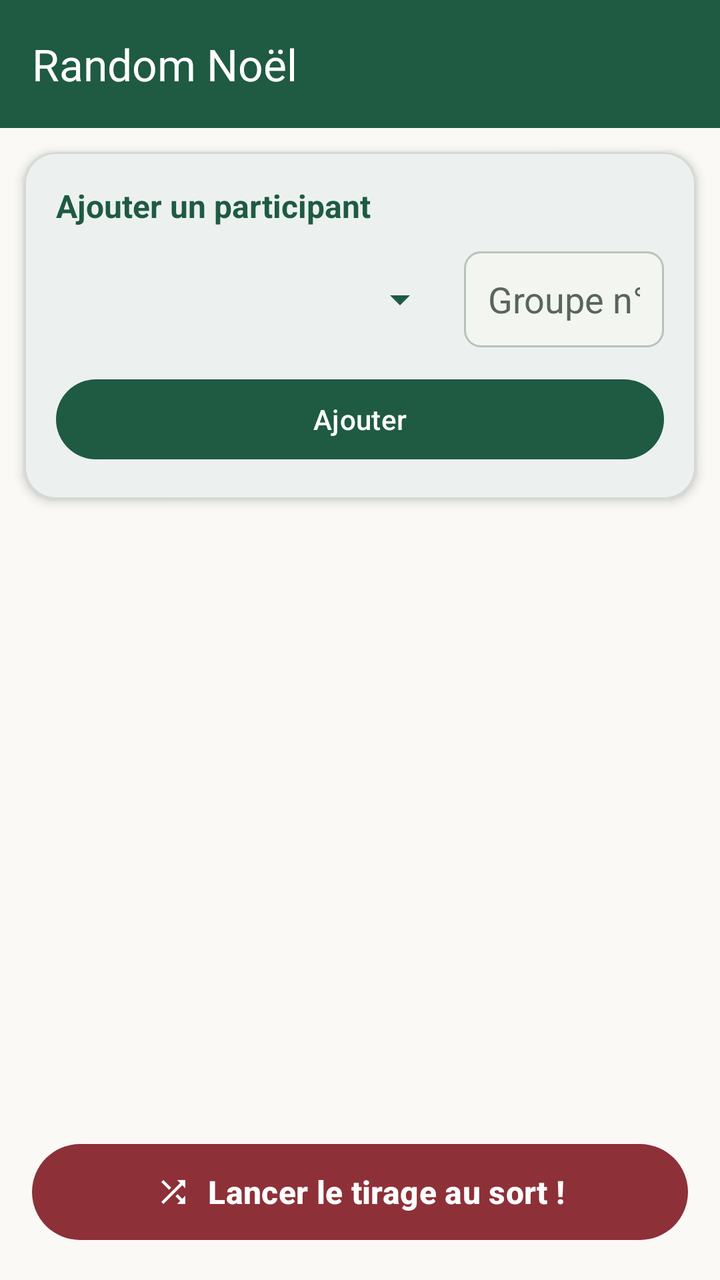
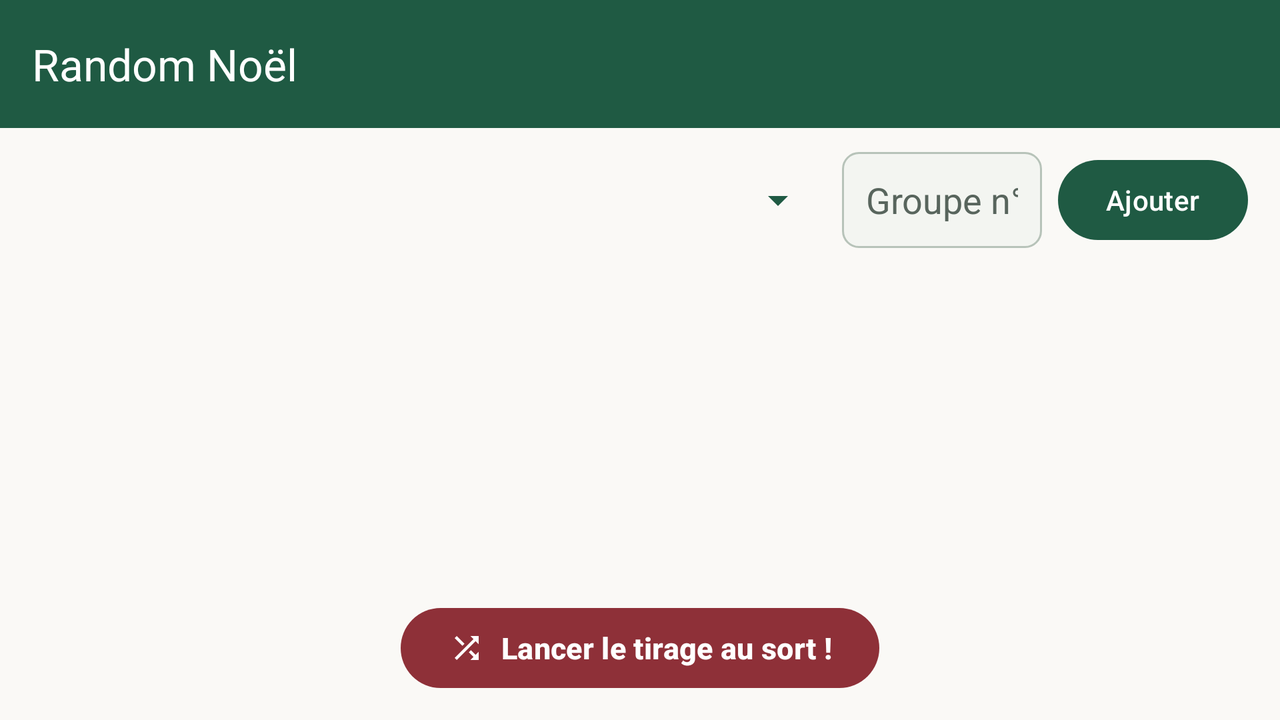

One screen, two layout resources from the same app: the default and the repository's alternative for another configuration. Each is rendered where Android would select it; the XML of both is given below.
<!-- AndroidManifest.xml: application theme AppTheme -->
<!-- res/layout/activity_main.xml -->
<?xml version="1.0" encoding="utf-8"?>
<androidx.drawerlayout.widget.DrawerLayout xmlns:android="http://schemas.android.com/apk/res/android"
    xmlns:app="http://schemas.android.com/apk/res-auto"
    xmlns:tools="http://schemas.android.com/tools"
    android:id="@+id/drawer_layout"
    android:layout_width="match_parent"
    android:layout_height="match_parent"
    android:fitsSystemWindows="true"
    tools:openDrawer="start">

    <androidx.constraintlayout.widget.ConstraintLayout
        android:layout_width="match_parent"
        android:layout_height="match_parent"
        android:background="?android:attr/colorBackground">

        <com.google.android.material.appbar.MaterialToolbar
            android:id="@+id/toolbar"
            android:layout_width="0dp"
            android:layout_height="wrap_content"
            android:background="?attr/colorPrimary"
            android:elevation="4dp"
            android:minHeight="?attr/actionBarSize"
            app:titleTextColor="@android:color/white"
            app:title="@string/app_name"
            app:layout_constraintEnd_toEndOf="parent"
            app:layout_constraintStart_toStartOf="parent"
            app:layout_constraintTop_toTopOf="parent" />

        
        <com.google.android.material.card.MaterialCardView
            android:id="@+id/cardInput"
            android:layout_width="0dp"
            android:layout_height="wrap_content"
            android:layout_margin="12dp"
            app:cardCornerRadius="16dp"
            app:cardElevation="3dp"
            app:strokeWidth="1dp"
            app:strokeColor="@color/card_stroke"
            app:cardBackgroundColor="@color/card_background"
            app:layout_constraintEnd_toEndOf="parent"
            app:layout_constraintStart_toStartOf="parent"
            app:layout_constraintTop_toBottomOf="@+id/toolbar">

            <androidx.constraintlayout.widget.ConstraintLayout
                android:layout_width="match_parent"
                android:layout_height="wrap_content"
                android:padding="16dp">

                <TextView
                    android:id="@+id/titleInput"
                    android:layout_width="wrap_content"
                    android:layout_height="wrap_content"
                    android:text="@string/add_participant_title"
                    android:textColor="?attr/colorPrimary"
                    android:textSize="16sp"
                    android:textStyle="bold"
                    app:layout_constraintStart_toStartOf="parent"
                    app:layout_constraintTop_toTopOf="parent" />

                <Spinner
                    android:id="@+id/nomContact"
                    android:layout_width="0dp"
                    android:layout_height="wrap_content"
                    android:layout_marginTop="12dp"
                    android:layout_marginEnd="8dp"
                    android:backgroundTint="?attr/colorPrimary"
                    android:minHeight="48dp"
                    android:popupBackground="@color/card_background"
                    android:spinnerMode="dropdown"
                    app:layout_constraintEnd_toStartOf="@+id/groupe"
                    app:layout_constraintStart_toStartOf="parent"
                    app:layout_constraintTop_toBottomOf="@+id/titleInput" />

                <EditText
                    android:id="@+id/groupe"
                    android:layout_width="100dp"
                    android:layout_height="wrap_content"
                    android:layout_marginTop="12dp"
                    android:autofillHints="name"
                    android:background="@drawable/bg_input_field"
                    android:hint="@string/placeholder_groupe"
                    android:inputType="number"
                    android:minHeight="48dp"
                    android:paddingHorizontal="12dp"
                    android:textColor="?attr/colorOnSurface"
                    android:textColorHint="?attr/colorOnSurfaceVariant"
                    app:layout_constraintEnd_toEndOf="parent"
                    app:layout_constraintTop_toBottomOf="@+id/titleInput" />

                <com.google.android.material.button.MaterialButton
                    android:id="@+id/ajouter"
                    android:layout_width="0dp"
                    android:layout_height="wrap_content"
                    android:layout_marginTop="12dp"
                    android:text="@string/add"
                    android:textColor="?attr/colorOnPrimary"
                    app:icon="@drawable/ic_add"
                    app:iconGravity="textStart"
                    app:iconTint="?attr/colorOnPrimary"
                    app:cornerRadius="24dp"
                    app:backgroundTint="?attr/colorPrimary"
                    app:layout_constraintEnd_toEndOf="parent"
                    app:layout_constraintStart_toStartOf="parent"
                    app:layout_constraintTop_toBottomOf="@+id/nomContact" />

            </androidx.constraintlayout.widget.ConstraintLayout>

        </com.google.android.material.card.MaterialCardView>

        
        <ListView
            android:id="@+id/listeNoms"
            android:layout_width="0dp"
            android:layout_height="0dp"
            android:layout_marginTop="4dp"
            android:layout_marginBottom="8dp"
            android:clipToPadding="false"
            android:divider="@null"
            android:dividerHeight="0dp"
            android:paddingHorizontal="12dp"
            app:layout_constraintBottom_toTopOf="@+id/random"
            app:layout_constraintEnd_toEndOf="parent"
            app:layout_constraintStart_toStartOf="parent"
            app:layout_constraintTop_toBottomOf="@+id/cardInput" />

        <com.google.android.material.button.MaterialButton
            android:id="@+id/random"
            android:layout_width="0dp"
            android:layout_height="56dp"
            android:layout_margin="16dp"
            android:text="@string/random"
            android:textColor="?attr/colorOnSecondary"
            android:textSize="16sp"
            android:textStyle="bold"
            app:icon="@drawable/ic_shuffle"
            app:iconGravity="textStart"
            app:iconTint="?attr/colorOnSecondary"
            app:cornerRadius="28dp"
            app:backgroundTint="?attr/colorSecondary"
            app:elevation="6dp"
            app:layout_constraintBottom_toBottomOf="parent"
            app:layout_constraintEnd_toEndOf="parent"
            app:layout_constraintStart_toStartOf="parent" />

    </androidx.constraintlayout.widget.ConstraintLayout>

    <com.google.android.material.navigation.NavigationView
        android:id="@+id/nav_view"
        android:layout_width="wrap_content"
        android:layout_height="match_parent"
        android:layout_gravity="start"
        android:background="@color/colorBackground"
        android:fitsSystemWindows="true"
        app:headerLayout="@layout/nav_header"
        app:itemIconTint="@color/colorPrimary"
        app:itemTextColor="@color/colorOnSurface"
        app:menu="@menu/drawer_menu" />

</androidx.drawerlayout.widget.DrawerLayout>
<!-- res/layout/nav_header.xml (included above) -->
<?xml version="1.0" encoding="utf-8"?>
<LinearLayout xmlns:android="http://schemas.android.com/apk/res/android"
    xmlns:app="http://schemas.android.com/apk/res-auto"
    android:layout_width="match_parent"
    android:layout_height="176dp"
    android:background="@drawable/bg_nav_header"
    android:gravity="bottom"
    android:orientation="vertical"
    android:padding="20dp">

    <ImageView
        android:layout_width="48dp"
        android:layout_height="48dp"
        android:layout_marginBottom="12dp"
        android:contentDescription="@string/app_name"
        android:src="@drawable/ic_gift"
        app:tint="@android:color/white" />

    <TextView
        android:layout_width="match_parent"
        android:layout_height="wrap_content"
        android:text="@string/app_name"
        android:textColor="@android:color/white"
        android:textSize="20sp"
        android:textStyle="bold" />

    <TextView
        android:layout_width="match_parent"
        android:layout_height="wrap_content"
        android:text="Père Noël Secret"
        android:textColor="@color/christmas_green_light"
        android:textSize="14sp" />

</LinearLayout>
<!-- resources referenced by this layout -->
<resources>
  <color name="card_background">#FFFFFF</color>
  <color name="card_stroke">#D4D9D3</color>
  <color name="christmas_green_light">#D8ECDD</color>
  <color name="colorBackground">#FAF9F6</color>
  <color name="colorOnSurface">#1C2821</color>
  <color name="colorPrimary">#1F5A43</color>
  <!-- drawable bg_input_field (drawable) -->
  <?xml version="1.0" encoding="utf-8"?>
  <shape xmlns:android="http://schemas.android.com/apk/res/android"
      android:shape="rectangle">
      <corners android:radius="8dp" />
      <solid android:color="@color/input_background" />
      <stroke
          android:width="1dp"
          android:color="@color/input_stroke" />
  </shape>
  <!-- drawable bg_nav_header (drawable) -->
  <?xml version="1.0" encoding="utf-8"?>
  <shape xmlns:android="http://schemas.android.com/apk/res/android">
      <gradient
          android:angle="135"
          android:endColor="@color/colorPrimaryDark"
          android:startColor="@color/colorPrimary" />
  </shape>
  <!-- drawable ic_gift (drawable) -->
  <vector xmlns:android="http://schemas.android.com/apk/res/android"
      android:width="24dp"
      android:height="24dp"
      android:viewportWidth="24"
      android:viewportHeight="24">
      <path
          android:fillColor="#FFFFFFFF"
          android:pathData="M20,6h-2.18c0.11,-0.31 0.18,-0.65 0.18,-1 0,-1.66 -1.34,-3 -3,-3 -1.05,0 -1.96,0.54 -2.5,1.35C11.96,2.54 11.05,2 10,2 8.34,2 7,3.34 7,5c0,0.35 0.07,0.69 0.18,1H5c-1.11,0 -2,0.9 -2,2v3c0,0.55 0.45,1 1,1h1v8c0,1.1 0.9,2 2,2h12c1.1,0 2,-0.9 2,-2v-8h1c0.55,0 1,-0.45 1,-1V8c0,-1.1 -0.89,-2 -2,-2zM15,4c0.55,0 1,0.45 1,1s-0.45,1 -1,1 -1,-0.45 -1,-1 0.45,-1 1,-1zM10,4c0.55,0 1,0.45 1,1s-0.45,1 -1,1 -1,-0.45 -1,-1 0.45,-1 1,-1zM11,10v10H8V10h3zm2,10V10h3v10h-3zm7,-10v1h-1V10h1z" />
  </vector>
  <!-- drawable ic_shuffle (drawable) -->
  <vector xmlns:android="http://schemas.android.com/apk/res/android"
      android:width="24dp"
      android:height="24dp"
      android:viewportWidth="24"
      android:viewportHeight="24">
      <path
          android:fillColor="#FFFFFFFF"
          android:pathData="M10.59,9.17L5.41,4 4,5.41l5.17,5.17 1.42,-1.41zM14.5,4l2.04,2.04L4,18.59 5.41,20 17.96,7.45 20,9.5V4h-5.5zM14.83,13.41l-1.41,1.41 3.13,3.13L14.5,20H20v-5.5l-2.04,2.04 -3.13,-3.13z" />
  </vector>
  <string name="add">Ajouter</string>
  <string name="add_participant_title">Ajouter un participant</string>
  <string name="app_name">Random Noël</string>
  <string name="placeholder_groupe">Groupe n°</string>
  <string name="random">Lancer le tirage au sort !</string>
  <color name="input_background">#F3F5F1</color>
  <color name="input_stroke">#B7C3B9</color>
  <color name="colorPrimaryDark">#153D2D</color>
  <color name="colorOnPrimary">#FFFFFF</color>
  <color name="colorPrimaryContainer">#D8ECDD</color>
  <color name="colorOnPrimaryContainer">#173D2D</color>
  <color name="colorSecondary">#8E3038</color>
  <color name="colorOnSecondary">#FFFFFF</color>
  <color name="colorSecondaryContainer">#F4DEE0</color>
  <color name="colorOnSecondaryContainer">#542128</color>
  <color name="colorAccent">#B58A42</color>
  <color name="colorSurfaceVariant">#F0F4EE</color>
  <color name="colorOnSurfaceVariant">#58655D</color>
  <color name="colorError">#B3261E</color>
  <color name="colorOnError">#FFFFFF</color>
  <!-- some entries are left out for length -->
</resources>
<!-- res/layout-land/activity_main.xml (the repository's variant of the layout above) -->
<!-- drawn on the phone turned sideways -->
<?xml version="1.0" encoding="utf-8"?>
<androidx.drawerlayout.widget.DrawerLayout xmlns:android="http://schemas.android.com/apk/res/android"
    xmlns:app="http://schemas.android.com/apk/res-auto"
    xmlns:tools="http://schemas.android.com/tools"
    android:id="@+id/drawer_layout"
    android:layout_width="match_parent"
    android:layout_height="match_parent"
    android:fitsSystemWindows="true"
    tools:openDrawer="start">

    <androidx.constraintlayout.widget.ConstraintLayout
        android:layout_width="match_parent"
        android:layout_height="match_parent"
        android:background="?android:attr/colorBackground">

        <com.google.android.material.appbar.MaterialToolbar
            android:id="@+id/toolbar"
            android:layout_width="0dp"
            android:layout_height="wrap_content"
            android:background="?attr/colorPrimary"
            android:elevation="4dp"
            android:minHeight="?attr/actionBarSize"
            app:titleTextColor="@android:color/white"
            app:title="@string/app_name"
            app:layout_constraintEnd_toEndOf="parent"
            app:layout_constraintStart_toStartOf="parent"
            app:layout_constraintTop_toTopOf="parent" />

        <Spinner
            android:id="@+id/nomContact"
            android:layout_width="0dp"
            android:layout_height="wrap_content"
            android:layout_marginStart="16dp"
            android:layout_marginTop="12dp"
            android:layout_marginEnd="8dp"
            android:backgroundTint="?attr/colorPrimary"
            android:minHeight="48dp"
            android:popupBackground="@color/card_background"
            android:spinnerMode="dropdown"
            app:layout_constraintEnd_toStartOf="@+id/groupe"
            app:layout_constraintStart_toStartOf="parent"
            app:layout_constraintTop_toBottomOf="@+id/toolbar" />

        <EditText
            android:id="@+id/groupe"
            android:layout_width="100dp"
            android:layout_height="wrap_content"
            android:layout_marginEnd="8dp"
            android:autofillHints="username"
            android:background="@drawable/bg_input_field"
            android:hint="@string/placeholder_groupe"
            android:inputType="number"
            android:minHeight="48dp"
            android:paddingHorizontal="12dp"
            android:textColor="?attr/colorOnSurface"
            android:textColorHint="?attr/colorOnSurfaceVariant"
            app:layout_constraintBottom_toBottomOf="@+id/nomContact"
            app:layout_constraintEnd_toStartOf="@+id/ajouter"
            app:layout_constraintTop_toTopOf="@+id/nomContact" />

        <com.google.android.material.button.MaterialButton
            android:id="@+id/ajouter"
            android:layout_width="wrap_content"
            android:layout_height="wrap_content"
            android:layout_marginEnd="16dp"
            android:text="@string/add"
            android:textColor="?attr/colorOnPrimary"
            app:icon="@drawable/ic_add"
            app:iconTint="?attr/colorOnPrimary"
            app:cornerRadius="24dp"
            app:backgroundTint="?attr/colorPrimary"
            app:layout_constraintBottom_toBottomOf="@+id/groupe"
            app:layout_constraintEnd_toEndOf="parent"
            app:layout_constraintTop_toTopOf="@+id/groupe" />

        <ListView
            android:id="@+id/listeNoms"
            android:layout_width="0dp"
            android:layout_height="0dp"
            android:layout_marginHorizontal="16dp"
            android:layout_marginTop="12dp"
            android:layout_marginBottom="8dp"
            android:clipToPadding="false"
            android:divider="@null"
            android:dividerHeight="0dp"
            app:layout_constraintBottom_toTopOf="@+id/random"
            app:layout_constraintEnd_toEndOf="parent"
            app:layout_constraintStart_toStartOf="parent"
            app:layout_constraintTop_toBottomOf="@+id/nomContact" />

        <com.google.android.material.button.MaterialButton
            android:id="@+id/random"
            android:layout_width="wrap_content"
            android:layout_height="48dp"
            android:layout_marginBottom="12dp"
            android:text="@string/random"
            android:textColor="?attr/colorOnSecondary"
            android:textSize="15sp"
            android:textStyle="bold"
            app:icon="@drawable/ic_shuffle"
            app:iconTint="?attr/colorOnSecondary"
            app:cornerRadius="24dp"
            app:backgroundTint="?attr/colorSecondary"
            app:elevation="4dp"
            app:layout_constraintBottom_toBottomOf="parent"
            app:layout_constraintEnd_toEndOf="parent"
            app:layout_constraintStart_toStartOf="parent" />

    </androidx.constraintlayout.widget.ConstraintLayout>

    <com.google.android.material.navigation.NavigationView
        android:id="@+id/nav_view"
        android:layout_width="wrap_content"
        android:layout_height="match_parent"
        android:layout_gravity="start"
        android:background="@color/colorBackground"
        android:fitsSystemWindows="true"
        app:headerLayout="@layout/nav_header"
        app:itemIconTint="@color/colorPrimary"
        app:itemTextColor="@color/colorOnSurface"
        app:menu="@menu/drawer_menu" />

</androidx.drawerlayout.widget.DrawerLayout>
<!-- resources referenced by the variant -->
<!-- as the phone turned sideways resolves them -->
<resources>
  <color name="card_background">#FFFFFF</color>
  <color name="christmas_green_light">#D8ECDD</color>
  <color name="colorBackground">#FAF9F6</color>
  <color name="colorOnSurface">#1C2821</color>
  <color name="colorPrimary">#1F5A43</color>
  <!-- drawable bg_input_field (drawable) -->
  <?xml version="1.0" encoding="utf-8"?>
  <shape xmlns:android="http://schemas.android.com/apk/res/android"
      android:shape="rectangle">
      <corners android:radius="8dp" />
      <solid android:color="@color/input_background" />
      <stroke
          android:width="1dp"
          android:color="@color/input_stroke" />
  </shape>
  <!-- drawable bg_nav_header (drawable) -->
  <?xml version="1.0" encoding="utf-8"?>
  <shape xmlns:android="http://schemas.android.com/apk/res/android">
      <gradient
          android:angle="135"
          android:endColor="@color/colorPrimaryDark"
          android:startColor="@color/colorPrimary" />
  </shape>
  <!-- drawable ic_gift (drawable) -->
  <vector xmlns:android="http://schemas.android.com/apk/res/android"
      android:width="24dp"
      android:height="24dp"
      android:viewportWidth="24"
      android:viewportHeight="24">
      <path
          android:fillColor="#FFFFFFFF"
          android:pathData="M20,6h-2.18c0.11,-0.31 0.18,-0.65 0.18,-1 0,-1.66 -1.34,-3 -3,-3 -1.05,0 -1.96,0.54 -2.5,1.35C11.96,2.54 11.05,2 10,2 8.34,2 7,3.34 7,5c0,0.35 0.07,0.69 0.18,1H5c-1.11,0 -2,0.9 -2,2v3c0,0.55 0.45,1 1,1h1v8c0,1.1 0.9,2 2,2h12c1.1,0 2,-0.9 2,-2v-8h1c0.55,0 1,-0.45 1,-1V8c0,-1.1 -0.89,-2 -2,-2zM15,4c0.55,0 1,0.45 1,1s-0.45,1 -1,1 -1,-0.45 -1,-1 0.45,-1 1,-1zM10,4c0.55,0 1,0.45 1,1s-0.45,1 -1,1 -1,-0.45 -1,-1 0.45,-1 1,-1zM11,10v10H8V10h3zm2,10V10h3v10h-3zm7,-10v1h-1V10h1z" />
  </vector>
  <!-- drawable ic_shuffle (drawable) -->
  <vector xmlns:android="http://schemas.android.com/apk/res/android"
      android:width="24dp"
      android:height="24dp"
      android:viewportWidth="24"
      android:viewportHeight="24">
      <path
          android:fillColor="#FFFFFFFF"
          android:pathData="M10.59,9.17L5.41,4 4,5.41l5.17,5.17 1.42,-1.41zM14.5,4l2.04,2.04L4,18.59 5.41,20 17.96,7.45 20,9.5V4h-5.5zM14.83,13.41l-1.41,1.41 3.13,3.13L14.5,20H20v-5.5l-2.04,2.04 -3.13,-3.13z" />
  </vector>
  <string name="add">Ajouter</string>
  <string name="app_name">Random Noël</string>
  <string name="placeholder_groupe">Groupe n°</string>
  <string name="random">Lancer le tirage au sort !</string>
  <color name="input_background">#F3F5F1</color>
  <color name="input_stroke">#B7C3B9</color>
  <color name="colorPrimaryDark">#153D2D</color>
  <color name="colorOnPrimary">#FFFFFF</color>
  <color name="colorPrimaryContainer">#D8ECDD</color>
  <color name="colorOnPrimaryContainer">#173D2D</color>
  <color name="colorSecondary">#8E3038</color>
  <color name="colorOnSecondary">#FFFFFF</color>
  <color name="colorSecondaryContainer">#F4DEE0</color>
  <color name="colorOnSecondaryContainer">#542128</color>
  <color name="colorAccent">#B58A42</color>
  <color name="colorSurfaceVariant">#F0F4EE</color>
  <color name="colorOnSurfaceVariant">#58655D</color>
  <color name="card_stroke">#D4D9D3</color>
  <color name="colorError">#B3261E</color>
  <color name="colorOnError">#FFFFFF</color>
  <!-- some entries are left out for length -->
</resources>
